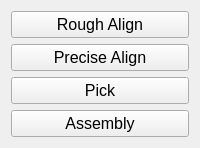
            <widget class="QWidget" name="ManualButtonsPage">
             <property name="styleSheet">
              <string notr="true"/>
             </property>
             <layout class="QVBoxLayout" name="verticalLayout_20">
              <item>
               <widget class="QPushButton" name="RoughAlignButton">
                <property name="sizePolicy">
                 <sizepolicy hsizetype="Minimum" vsizetype="Preferred">
                  <horstretch>0</horstretch>
                  <verstretch>0</verstretch>
                 </sizepolicy>
                </property>
                <property name="maximumSize">
                 <size>
                  <width>16777215</width>
                  <height>90</height>
                 </size>
                </property>
                <property name="font">
                 <font>
                  <pointsize>12</pointsize>
                 </font>
                </property>
                <property name="styleSheet">
                 <string notr="true"/>
                </property>
                <property name="text">
                 <string>Rough Align</string>
                </property>
                <property name="checkable">
                 <bool>true</bool>
                </property>
                <attribute name="buttonGroup">
                 <string notr="true">ManualButtons</string>
                </attribute>
               </widget>
              </item>
              <item>
               <widget class="QPushButton" name="PreciseAlignButton">
                <property name="sizePolicy">
                 <sizepolicy hsizetype="Minimum" vsizetype="Preferred">
                  <horstretch>0</horstretch>
                  <verstretch>0</verstretch>
                 </sizepolicy>
                </property>
                <property name="maximumSize">
                 <size>
                  <width>16777215</width>
                  <height>90</height>
                 </size>
                </property>
                <property name="font">
                 <font>
                  <pointsize>12</pointsize>
                 </font>
                </property>
                <property name="styleSheet">
                 <string notr="true"/>
                </property>
                <property name="text">
                 <string>Precise Align</string>
                </property>
                <property name="checkable">
                 <bool>true</bool>
                </property>
                <attribute name="buttonGroup">
                 <string notr="true">ManualButtons</string>
                </attribute>
               </widget>
              </item>
              <item>
               <widget class="QPushButton" name="PickButton">
                <property name="sizePolicy">
                 <sizepolicy hsizetype="Minimum" vsizetype="Preferred">
                  <horstretch>0</horstretch>
                  <verstretch>0</verstretch>
                 </sizepolicy>
                </property>
                <property name="maximumSize">
                 <size>
                  <width>16777215</width>
                  <height>90</height>
                 </size>
                </property>
                <property name="font">
                 <font>
                  <pointsize>12</pointsize>
                 </font>
                </property>
                <property name="styleSheet">
                 <string notr="true"/>
                </property>
                <property name="text">
                 <string>Pick</string>
                </property>
                <property name="checkable">
                 <bool>true</bool>
                </property>
                <attribute name="buttonGroup">
                 <string notr="true">ManualButtons</string>
                </attribute>
               </widget>
              </item>
              <item>
               <widget class="QPushButton" name="AssemblyButton">
                <property name="sizePolicy">
                 <sizepolicy hsizetype="Minimum" vsizetype="Preferred">
                  <horstretch>0</horstretch>
                  <verstretch>0</verstretch>
                 </sizepolicy>
                </property>
                <property name="maximumSize">
                 <size>
                  <width>16777215</width>
                  <height>90</height>
                 </size>
                </property>
                <property name="font">
                 <font>
                  <pointsize>12</pointsize>
                 </font>
                </property>
                <property name="styleSheet">
                 <string notr="true"/>
                </property>
                <property name="text">
                 <string>Assembly</string>
                </property>
                <property name="checkable">
                 <bool>true</bool>
                </property>
                <attribute name="buttonGroup">
                 <string notr="true">ManualButtons</string>
                </attribute>
               </widget>
              </item>
             </layout>
            </widget>
